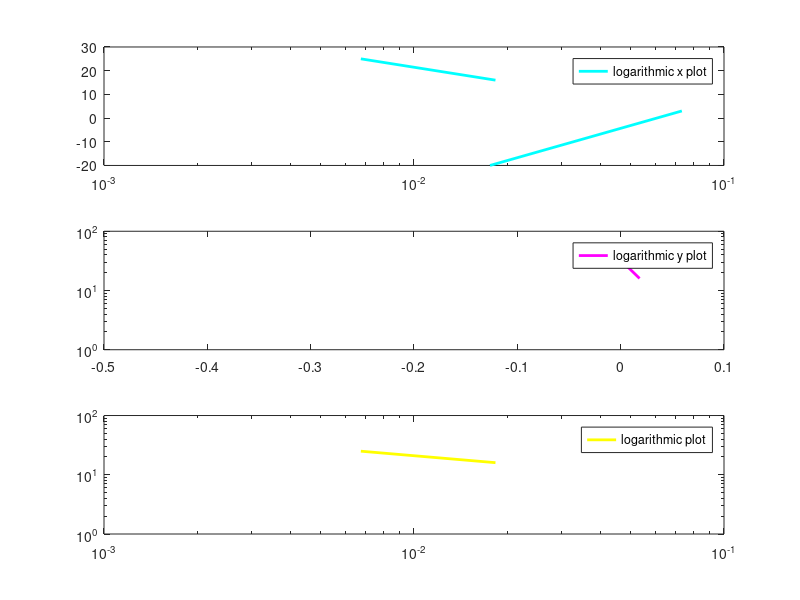

Here is the MATLAB script that generated this plot:
#!/usr/bin/env -S octave -q

% logplot.m
% Date  : 16 September 2017
% Author: Ankit Pati

grid on;

a = [2 + i, 4 + 6i, -2i, 4, 5];
x = exp(-a);
y = a.^2;

subplot(311);
semilogx(x, y, 'linewidth', 2, '-c', 'DisplayName', 'logarithmic x plot');
legend('show');

subplot(312);
semilogy(x, y, 'linewidth', 2, '-m', 'DisplayName', 'logarithmic y plot');
legend('show');

subplot(313);
loglog  (x, y, 'linewidth', 2, '-y', 'DisplayName', 'logarithmic plot');
legend('show');

drawnow();
input('Press enter to terminate...');

% end of logplot.m
